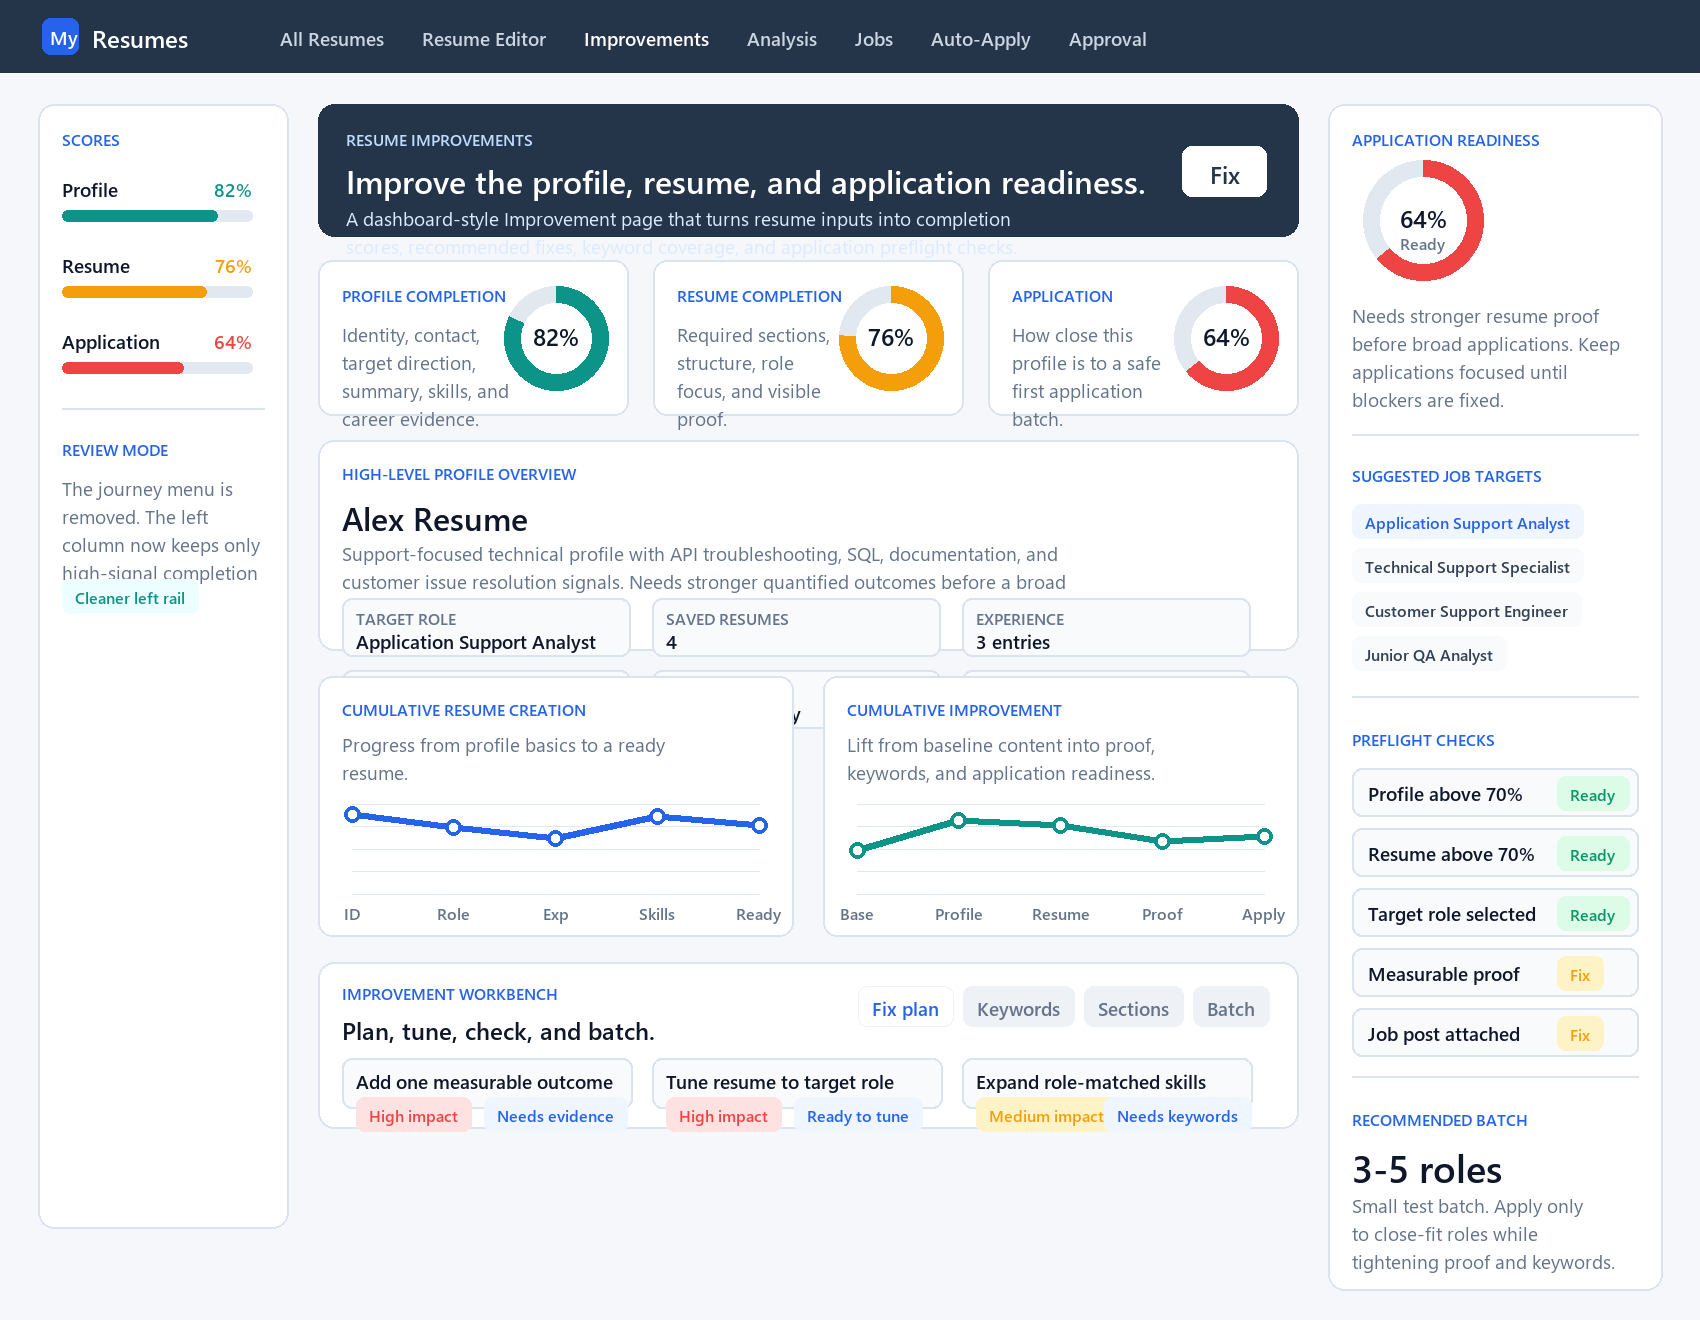

Python code for this plot:
from PIL import Image, ImageDraw, ImageFont
from pathlib import Path
import math
import textwrap


ROOT = Path(__file__).resolve().parent
OUT = ROOT / "improvement_page_proposal.png"
W, H = 1700, 1320

COLORS = {
    "bg": "#f5f7fa",
    "white": "#ffffff",
    "ink": "#0f172a",
    "muted": "#64748b",
    "line": "#dbe3ef",
    "soft": "#eef4fb",
    "nav": "#243449",
    "blue": "#2563eb",
    "teal": "#0d9488",
    "green": "#059669",
    "amber": "#f59e0b",
    "red": "#ef4444",
    "slate": "#334155",
}


def font(size, bold=False):
    base = "C:/Windows/Fonts/"
    name = "seguisb.ttf" if bold else "segoeui.ttf"
    return ImageFont.truetype(base + name, size)


F = {
    "xs": font(16, True),
    "sm": font(19),
    "sm_b": font(19, True),
    "md": font(24),
    "md_b": font(24, True),
    "lg": font(32, True),
    "xl": font(44, True),
    "num": font(38, True),
}


img = Image.new("RGB", (W, H), COLORS["bg"])
draw = ImageDraw.Draw(img)


def rounded(xy, r=14, fill=COLORS["white"], outline=COLORS["line"], width=2):
    draw.rounded_rectangle(xy, radius=r, fill=fill, outline=outline, width=width)


def text(x, y, s, f="sm", fill=COLORS["ink"]):
    draw.text((x, y), s, font=F[f], fill=fill)


def wrap_text(s, width):
    return textwrap.wrap(s, width=width)


def paragraph(x, y, s, width_chars=46, f="sm", fill=COLORS["muted"], line=29):
    for i, row in enumerate(wrap_text(s, width_chars)):
        text(x, y + i * line, row, f, fill)
    return y + max(1, len(wrap_text(s, width_chars))) * line


def badge(x, y, label, fill="#eff6ff", fg=COLORS["blue"]):
    tw = draw.textbbox((0, 0), label, font=F["xs"])[2]
    rounded((x, y, x + tw + 26, y + 34), r=8, fill=fill, outline=fill, width=1)
    text(x + 13, y + 7, label, "xs", fg)
    return x + tw + 36


def progress_ring(cx, cy, value, color, label=None, radius=55):
    draw.ellipse((cx - radius, cy - radius, cx + radius, cy + radius), fill="#e2e8f0")
    start = -90
    end = start + 360 * value / 100
    draw.pieslice((cx - radius, cy - radius, cx + radius, cy + radius), start=start, end=end, fill=color)
    inner = radius - 17
    draw.ellipse((cx - inner, cy - inner, cx + inner, cy + inner), fill=COLORS["white"])
    value_text = f"{value}%"
    bbox = draw.textbbox((0, 0), value_text, font=F["md_b"])
    draw.text((cx - (bbox[2] - bbox[0]) / 2, cy - 18), value_text, font=F["md_b"], fill=COLORS["ink"])
    if label:
        bbox = draw.textbbox((0, 0), label, font=F["xs"])
        draw.text((cx - (bbox[2] - bbox[0]) / 2, cy + 12), label, font=F["xs"], fill=COLORS["muted"])


def score_card(x, y, w, h, title, value, desc, color):
    rounded((x, y, x + w, y + h), r=14)
    text(x + 24, y + 24, title.upper(), "xs", COLORS["blue"])
    paragraph(x + 24, y + 61, desc, width_chars=20, f="sm", line=28)
    progress_ring(x + w - 72, y + 78, value, color, radius=52)


def metric_bar(x, y, label, value, color):
    text(x, y, label, "sm_b")
    pct = f"{value}%"
    tw = draw.textbbox((0, 0), pct, font=F["sm_b"])[2]
    text(x + 190 - tw, y, pct, "sm_b", color)
    rounded((x, y + 34, x + 190, y + 45), r=6, fill="#e2e8f0", outline="#e2e8f0", width=1)
    rounded((x, y + 34, x + int(190 * value / 100), y + 45), r=6, fill=color, outline=color, width=1)


def line_chart(x, y, w, h, title, desc, points, color):
    rounded((x, y, x + w, y + h), r=14)
    text(x + 24, y + 22, title.upper(), "xs", COLORS["blue"])
    paragraph(x + 24, y + 55, desc, width_chars=44, f="sm", line=28)
    left, top = x + 34, y + 128
    cw, ch = w - 68, h - 170
    for tick in range(0, 101, 25):
        yy = top + ch - (tick / 100) * ch
        draw.line((left, yy, left + cw, yy), fill="#e2e8f0", width=1)
    coords = []
    for i, (label, val) in enumerate(points):
        xx = left + (cw * i / (len(points) - 1))
        yy = top + ch - (val / 100) * ch
        coords.append((xx, yy, label, val))
    for a, b in zip(coords, coords[1:]):
        draw.line((a[0], a[1], b[0], b[1]), fill=color, width=7)
    for xx, yy, label, val in coords:
        draw.ellipse((xx - 8, yy - 8, xx + 8, yy + 8), fill=COLORS["white"], outline=color, width=4)
        bbox = draw.textbbox((0, 0), label, font=F["xs"])
        draw.text((xx - (bbox[2] - bbox[0]) / 2, y + h - 34), label, font=F["xs"], fill=COLORS["muted"])


def tab_button(x, y, label, active=False):
    tw = draw.textbbox((0, 0), label, font=F["sm_b"])[2]
    fill = COLORS["white"] if active else "#eef2f7"
    fg = COLORS["blue"] if active else COLORS["muted"]
    rounded((x, y, x + tw + 28, y + 40), r=9, fill=fill, outline="#eef2f7", width=1)
    text(x + 14, y + 9, label, "sm_b", fg)
    return x + tw + 38


# Top navigation
draw.rectangle((0, 0, W, 72), fill=COLORS["nav"])
rounded((42, 18, 78, 54), r=8, fill=COLORS["blue"], outline=COLORS["blue"], width=1)
text(50, 24, "My", "sm_b", COLORS["white"])
text(92, 22, "Resumes", "md_b", COLORS["white"])
nav_x = 280
for label in ["All Resumes", "Resume Editor", "Improvements", "Analysis", "Jobs", "Auto-Apply", "Approval"]:
    fill = COLORS["white"] if label == "Improvements" else "#cbd5e1"
    text(nav_x, 25, label, "sm_b", fill)
    nav_x += draw.textbbox((0, 0), label, font=F["sm_b"])[2] + 38

# Layout columns
left_x, left_w = 38, 250
main_x, main_w = 318, 980
right_x, right_w = 1328, 334
top_y = 104

# Left metric rail
rounded((left_x, top_y, left_x + left_w, 1228), r=16)
text(left_x + 24, top_y + 24, "SCORES", "xs", COLORS["blue"])
metric_bar(left_x + 24, top_y + 72, "Profile", 82, COLORS["teal"])
metric_bar(left_x + 24, top_y + 148, "Resume", 76, COLORS["amber"])
metric_bar(left_x + 24, top_y + 224, "Application", 64, COLORS["red"])
draw.line((left_x + 24, top_y + 304, left_x + left_w - 24, top_y + 304), fill=COLORS["line"], width=2)
text(left_x + 24, top_y + 334, "REVIEW MODE", "xs", COLORS["blue"])
paragraph(left_x + 24, top_y + 371, "The journey menu is removed. The left column now keeps only high-signal completion metrics.", 23, "sm", COLORS["muted"], 28)
badge(left_x + 24, top_y + 475, "Cleaner left rail", "#ecfeff", COLORS["teal"])

# Main header
rounded((main_x, top_y, main_x + main_w, 236), r=16, fill=COLORS["nav"], outline=COLORS["nav"], width=1)
text(main_x + 28, top_y + 24, "RESUME IMPROVEMENTS", "xs", "#bfdbfe")
text(main_x + 28, top_y + 55, "Improve the profile, resume, and application readiness.", "lg", COLORS["white"])
paragraph(main_x + 28, top_y + 101, "A dashboard-style Improvement page that turns resume inputs into completion scores, recommended fixes, keyword coverage, and application preflight checks.", 78, "sm", "#dbeafe", 28)
rounded((main_x + main_w - 116, top_y + 42, main_x + main_w - 32, top_y + 92), r=10, fill=COLORS["white"], outline=COLORS["white"], width=1)
text(main_x + main_w - 88, top_y + 54, "Fix", "md_b", COLORS["nav"])

# Score cards
card_y = 260
score_card(main_x, card_y, 310, 155, "Profile completion", 82, "Identity, contact, target direction, summary, skills, and career evidence.", COLORS["teal"])
score_card(main_x + 335, card_y, 310, 155, "Resume completion", 76, "Required sections, structure, role focus, and visible proof.", COLORS["amber"])
score_card(main_x + 670, card_y, 310, 155, "Application", 64, "How close this profile is to a safe first application batch.", COLORS["red"])

# Profile overview
overview_y = 440
rounded((main_x, overview_y, main_x + main_w, 650), r=16)
text(main_x + 24, overview_y + 22, "HIGH-LEVEL PROFILE OVERVIEW", "xs", COLORS["blue"])
text(main_x + 24, overview_y + 56, "Alex Resume", "lg")
paragraph(main_x + 24, overview_y + 100, "Support-focused technical profile with API troubleshooting, SQL, documentation, and customer issue resolution signals. Needs stronger quantified outcomes before a broad apply batch.", 84, "sm", COLORS["muted"], 28)
bx, by = main_x + 24, overview_y + 158
items = [("Target role", "Application Support Analyst"), ("Saved resumes", "4"), ("Experience", "3 entries"), ("Visible skills", "9"), ("Education", "State University"), ("Contact", "Ready")]
for i, (k, v) in enumerate(items):
    x = bx + (i % 3) * 310
    y = by + (i // 3) * 72
    rounded((x, y, x + 288, y + 58), r=10, fill="#f8fafc")
    text(x + 14, y + 9, k.upper(), "xs", COLORS["muted"])
    text(x + 14, y + 30, v, "sm_b", COLORS["ink"])

# Charts
line_chart(main_x, 676, 475, 260, "Cumulative resume creation", "Progress from profile basics to a ready resume.", [("ID", 88), ("Role", 74), ("Exp", 62), ("Skills", 86), ("Ready", 76)], COLORS["blue"])
line_chart(main_x + 505, 676, 475, 260, "Cumulative improvement", "Lift from baseline content into proof, keywords, and application readiness.", [("Base", 48), ("Profile", 82), ("Resume", 76), ("Proof", 58), ("Apply", 64)], COLORS["teal"])

# Workbench
work_y = 962
rounded((main_x, work_y, main_x + main_w, 1128), r=16)
text(main_x + 24, work_y + 20, "IMPROVEMENT WORKBENCH", "xs", COLORS["blue"])
text(main_x + 24, work_y + 52, "Plan, tune, check, and batch.", "md_b")
tx = main_x + 540
for i, label in enumerate(["Fix plan", "Keywords", "Sections", "Batch"]):
    tx = tab_button(tx, work_y + 24, label, active=i == 0)
actions = [
    ("Add one measurable outcome", "High impact", "Needs evidence"),
    ("Tune resume to target role", "High impact", "Ready to tune"),
    ("Expand role-matched skills", "Medium impact", "Needs keywords"),
]
ax = main_x + 24
for i, (title, impact, status) in enumerate(actions):
    x = ax + i * 310
    rounded((x, work_y + 96, x + 290, work_y + 146), r=10, fill="#f8fafc")
    text(x + 14, work_y + 106, title, "sm_b")
    badge(x + 14, work_y + 135, impact, "#fee2e2" if "High" in impact else "#fef3c7", COLORS["red"] if "High" in impact else COLORS["amber"])
    badge(x + 142, work_y + 135, status, "#eff6ff", COLORS["blue"])

# Right rail
rounded((right_x, top_y, right_x + right_w, 1290), r=16)
text(right_x + 24, top_y + 24, "APPLICATION READINESS", "xs", COLORS["blue"])
progress_ring(right_x + 95, top_y + 116, 64, COLORS["red"], label="Ready", radius=60)
paragraph(right_x + 24, top_y + 198, "Needs stronger resume proof before broad applications. Keep applications focused until blockers are fixed.", 31, "sm", COLORS["muted"], 28)
draw.line((right_x + 24, top_y + 330, right_x + right_w - 24, top_y + 330), fill=COLORS["line"], width=2)
text(right_x + 24, top_y + 360, "SUGGESTED JOB TARGETS", "xs", COLORS["blue"])
yy = top_y + 400
for label, c, fg in [
    ("Application Support Analyst", "#eff6ff", COLORS["blue"]),
    ("Technical Support Specialist", "#f8fafc", COLORS["slate"]),
    ("Customer Support Engineer", "#f8fafc", COLORS["slate"]),
    ("Junior QA Analyst", "#f8fafc", COLORS["slate"]),
]:
    badge(right_x + 24, yy, label, c, fg)
    yy += 44
draw.line((right_x + 24, yy + 16, right_x + right_w - 24, yy + 16), fill=COLORS["line"], width=2)
text(right_x + 24, yy + 48, "PREFLIGHT CHECKS", "xs", COLORS["blue"])
yy += 88
checks = [("Profile above 70%", True), ("Resume above 70%", True), ("Target role selected", True), ("Measurable proof", False), ("Job post attached", False)]
for label, ready in checks:
    rounded((right_x + 24, yy, right_x + right_w - 24, yy + 48), r=10, fill="#f8fafc")
    text(right_x + 40, yy + 12, label, "sm_b")
    badge(right_x + right_w - 105, yy + 8, "Ready" if ready else "Fix", "#dcfce7" if ready else "#fef3c7", COLORS["green"] if ready else COLORS["amber"])
    yy += 60
draw.line((right_x + 24, yy + 8, right_x + right_w - 24, yy + 8), fill=COLORS["line"], width=2)
text(right_x + 24, yy + 40, "RECOMMENDED BATCH", "xs", COLORS["blue"])
text(right_x + 24, yy + 74, "3-5 roles", "num")
paragraph(right_x + 24, yy + 124, "Small test batch. Apply only to close-fit roles while tightening proof and keywords.", 30, "sm", COLORS["muted"], 28)

img.save(OUT)
print(OUT)
